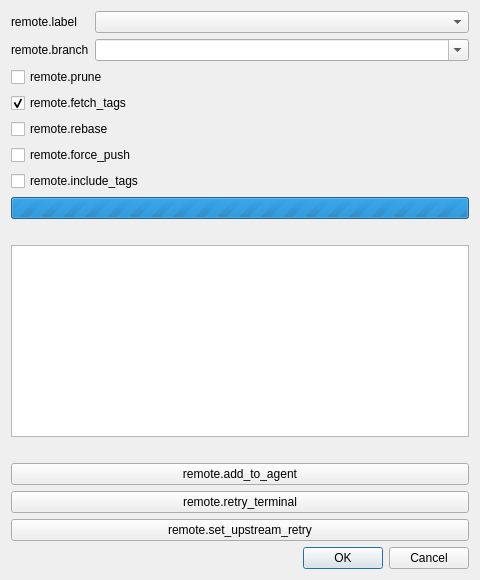
<?xml version="1.0" encoding="UTF-8"?>
<ui version="4.0">
 <class>RemoteDialog</class>
 <widget class="QDialog" name="RemoteDialog">
  <property name="minimumSize">
   <size>
    <width>480</width>
    <height>0</height>
   </size>
  </property>
  <property name="windowTitle">
   <string notr="true">remote.title.fetch</string>
  </property>
  <layout class="QVBoxLayout" name="mainLayout">
   <item>
    <layout class="QFormLayout" name="formLayout">
     <item row="0" column="0">
      <widget class="QLabel" name="remoteLabel">
       <property name="text">
        <string notr="true">remote.label</string>
       </property>
      </widget>
     </item>
     <item row="0" column="1">
      <widget class="QComboBox" name="remoteCombo"/>
     </item>
     <item row="1" column="0">
      <widget class="QLabel" name="branchLabel">
       <property name="text">
        <string notr="true">remote.branch</string>
       </property>
      </widget>
     </item>
     <item row="1" column="1">
      <widget class="QComboBox" name="branchCombo">
       <property name="editable">
        <bool>true</bool>
       </property>
      </widget>
     </item>
    </layout>
   </item>
   <item>
    <widget class="QCheckBox" name="pruneCheck">
     <property name="text">
      <string notr="true">remote.prune</string>
     </property>
    </widget>
   </item>
   <item>
    <widget class="QCheckBox" name="fetchTagsCheck">
     <property name="text">
      <string notr="true">remote.fetch_tags</string>
     </property>
     <property name="checked">
      <bool>true</bool>
     </property>
    </widget>
   </item>
   <item>
    <widget class="QCheckBox" name="rebaseCheck">
     <property name="text">
      <string notr="true">remote.rebase</string>
     </property>
    </widget>
   </item>
   <item>
    <widget class="QCheckBox" name="forceCheck">
     <property name="text">
      <string notr="true">remote.force_push</string>
     </property>
    </widget>
   </item>
   <item>
    <widget class="QCheckBox" name="tagsCheck">
     <property name="text">
      <string notr="true">remote.include_tags</string>
     </property>
    </widget>
   </item>
   <item>
    <widget class="QProgressBar" name="progressBar">
     <property name="maximum">
      <number>0</number>
     </property>
     <property name="value">
      <number>-1</number>
     </property>
    </widget>
   </item>
   <item>
    <widget class="QLabel" name="liveLineLabel">
     <property name="styleSheet">
      <string notr="true">color: #9cdcfe; font-family: Monospace; font-size: 9pt;</string>
     </property>
     <property name="text">
      <string notr="true"/>
     </property>
    </widget>
   </item>
   <item>
    <widget class="QPlainTextEdit" name="output">
     <property name="minimumSize">
      <size>
       <width>0</width>
       <height>180</height>
      </size>
     </property>
     <property name="font">
      <font>
       <family>Monospace</family>
       <pointsize>9</pointsize>
      </font>
     </property>
     <property name="readOnly">
      <bool>true</bool>
     </property>
    </widget>
   </item>
   <item>
    <widget class="QLabel" name="statusLabel">
     <property name="styleSheet">
      <string notr="true">color: rgb(140, 120, 180);</string>
     </property>
     <property name="text">
      <string notr="true"/>
     </property>
    </widget>
   </item>
   <item>
    <widget class="QPushButton" name="agentButton">
     <property name="text">
      <string notr="true">remote.add_to_agent</string>
     </property>
    </widget>
   </item>
   <item>
    <widget class="QPushButton" name="terminalButton">
     <property name="text">
      <string notr="true">remote.retry_terminal</string>
     </property>
    </widget>
   </item>
   <item>
    <widget class="QPushButton" name="upstreamButton">
     <property name="text">
      <string notr="true">remote.set_upstream_retry</string>
     </property>
    </widget>
   </item>
   <item>
    <widget class="QDialogButtonBox" name="buttonBox">
     <property name="standardButtons">
      <set>QDialogButtonBox::StandardButton::Cancel|QDialogButtonBox::StandardButton::Ok</set>
     </property>
    </widget>
   </item>
  </layout>
 </widget>
 <tabstops>
  <tabstop>remoteCombo</tabstop>
  <tabstop>branchCombo</tabstop>
  <tabstop>pruneCheck</tabstop>
  <tabstop>fetchTagsCheck</tabstop>
  <tabstop>rebaseCheck</tabstop>
  <tabstop>forceCheck</tabstop>
  <tabstop>tagsCheck</tabstop>
  <tabstop>output</tabstop>
  <tabstop>agentButton</tabstop>
  <tabstop>terminalButton</tabstop>
  <tabstop>upstreamButton</tabstop>
 </tabstops>
 <resources/>
 <connections/>
</ui>
